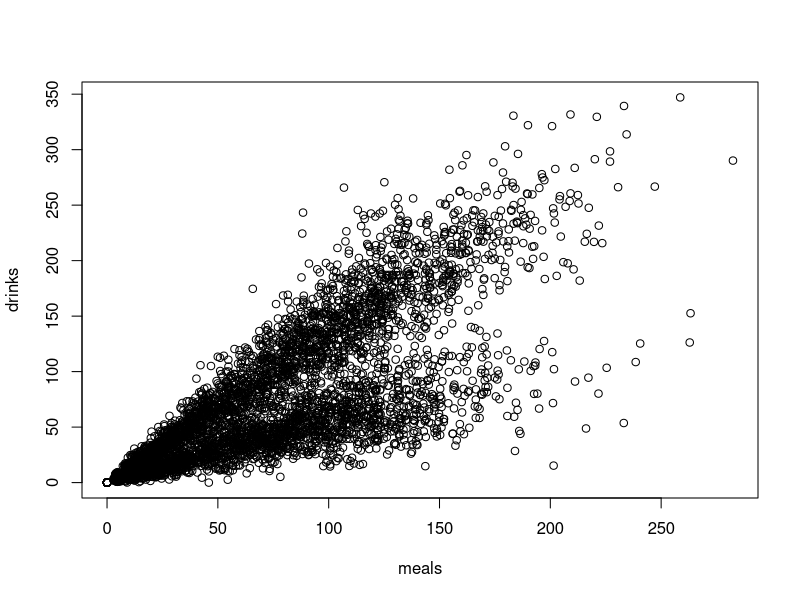
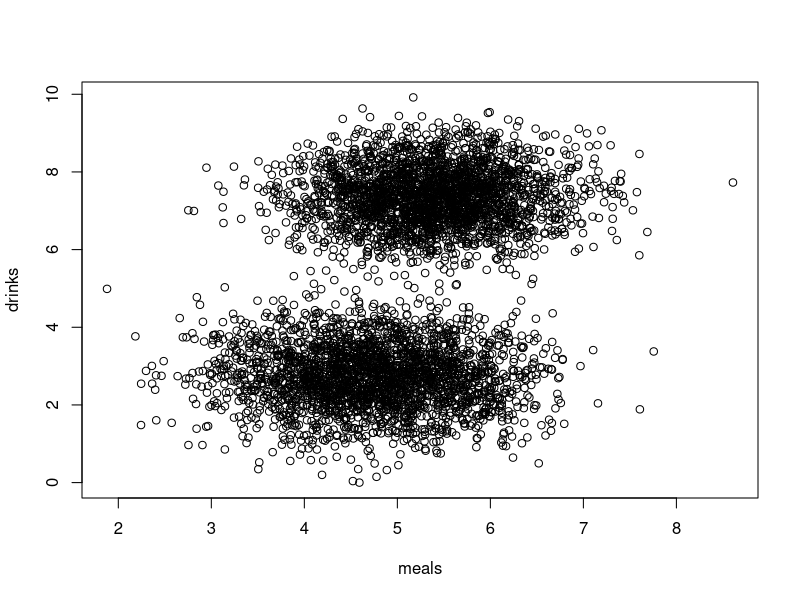

Write R code to recreate these figures, in order.
install.packages("chron");
install.packages("clusterGeneration")

library("clusterGeneration")
library("chron");

getTimes <- function(){
  t <- seq(ISOdate(2000,1,1,hour = 10), ISOdate(2000,12,31, hour =24), "hours");
  t[hours(t)>=10]
}

bimodalDistFunc <- function (n,cpct, mu1, mu2, sig1, sig2) {
  y0 <- rnorm(n,mean=mu1, sd = sig1)
  y1 <- rnorm(n,mean=mu2, sd = sig2)
  
  flag <- rbinom(n,size=1,prob=cpct)
  y <- y0*(1 - flag) + y1*flag 
}

sortbimodaldata = function(x){
  temp = x
  if(max(x) > 23){
    temp = temp[-which(temp>23)]
  } else if(min(temp)<10){
    temp = temp[-which(temp<10)]
  }
  return(temp)
}

createCustomerPerDay = function(n,cpct, mu1, mu2, sig1, sig2){
  data = bimodalDistFunc(n,cpct, mu1, mu2, sig1, sig2)
  floordata = floor(data)
  sorteddata = sortbimodaldata(floordata)
  return(sorteddata)
}

createCustomerTimeFrequency = function(n,cpct, mu1, mu2, sig1, sig2){
  allcustomers = as.data.frame(table(createCustomerPerDay(n,cpct, mu1, mu2, sig1, sig2)))
  freq = c()
  for (i in 10:23){
      if(length(which(allcustomers[,1] == i)) > 0){
        if (allcustomers[which(allcustomers[,1] == i),2] >60){
          freq = append(freq, 60)
        }else{
          freq = append(freq, allcustomers[which(allcustomers[,1] == i),2])
        }
      } else{
        freq = append(freq, 0)
      }
  }
  return(freq)
}

createAllCustomers = function(cpct, mu1, mu2, sig1, sig2){
  customers = c()
  for(i in 1:366){
    n = floor(runif(1, 150, 250))
    customers = append(customers, createCustomerTimeFrequency(n,cpct, mu1, mu2, sig1, sig2))
  }
  return(customers)
}

createMealsDrinks = function(timeslots,customers){
  meals = c()
  drinks = c()
  
  #uniform distribution
  #meals = c(runif(length(timeslots),7,12)*runif(length(timeslots),0.8,1.2),runif(length(timeslots),0,4)*runif(length(timeslots),0.8,1.2))*customers
  #drinks = c(runif(length(timeslots),0,4)*runif(length(timeslots),0.8,1.2),runif(length(timeslots),7,12)*runif(length(timeslots),0.8,1.2))*customers
  
  #random Cluster generation
  var = genRandomClust(numClust=2,sepVal=0.2,numNonNoisy=2,clustszind=1,clustSizeEq=2562,lambdaLow = 0.5,ratioLambda = 2)
  mealsDrinks=var$datList$test_1+min(var$datList$test_1)*-1
  
  meals=mealsDrinks[,1]*customers
  drinks=mealsDrinks[,2]*customers
  
  #normal distribution
  #meals = c(rnorm(length(timeslots),5,1),rnorm(length(timeslots),2,0.5))*customers
  #drinks = c(rnorm(length(timeslots),2,0.8),rnorm(length(timeslots),10,1.5))*customers
  
  #Transfermatrix
  #for (i in 1:length(timeslots)){
  #  ranges = MDRangeMatrix[which(MDRangeMatrix[,1]==timeslots[i]),]
  #  meals = append(meals,floor(customers[i]*(runif(1,ranges[2],ranges[3]))*(runif(1,0.6,1.4))))
  #  drinks = append(drinks,floor(customers[i]*(runif(1,ranges[4],ranges[5]))*(runif(1,0.6,1.4))))
  #}
  data.frame(meals,drinks)
}

#####################################################end of functions###########################################

#####################################################begin of data instances###########################################
mu1 <- 12  
mu2 <- 20
sig1 <- 1.5
sig2 <- 1.5
cpct <- 0.5 
n = floor(runif(1, 150, 250))

MDRangeMatrix = matrix(c(10,4,6,0,2,11,4,6,0,2,12,4,6,0,2,13,4,6,0,2,14,4,5,0,1,15,0,2,6,8,16,0,2,6,8,17,0,2,6,8,18,4,6,1,2,19,4,6,1,2,20,4,6,1,2,21,0,2,7,10,22,0,2,7,10,23,0,2,7,10), nrow = 14, ncol = 5, byrow = TRUE )

#####################################################end of data instances###########################################

#####################################################begin of main part###########################################

allcustomers = createAllCustomers(cpct, mu1, mu2, sig1, sig2)
times = getTimes()
timeandcustomers = data.frame(times, allcustomers)
timeslots = as.numeric(substr(timeandcustomers$times,12,13))


merke = createMealsDrinks(timeslots,timeandcustomers[,2])
plot(merke)
test = merke/timeandcustomers[,2]
test2 = test[which(complete.cases(test)),]
plot(test2)
dbscan::dbscan(test2,0.3)
